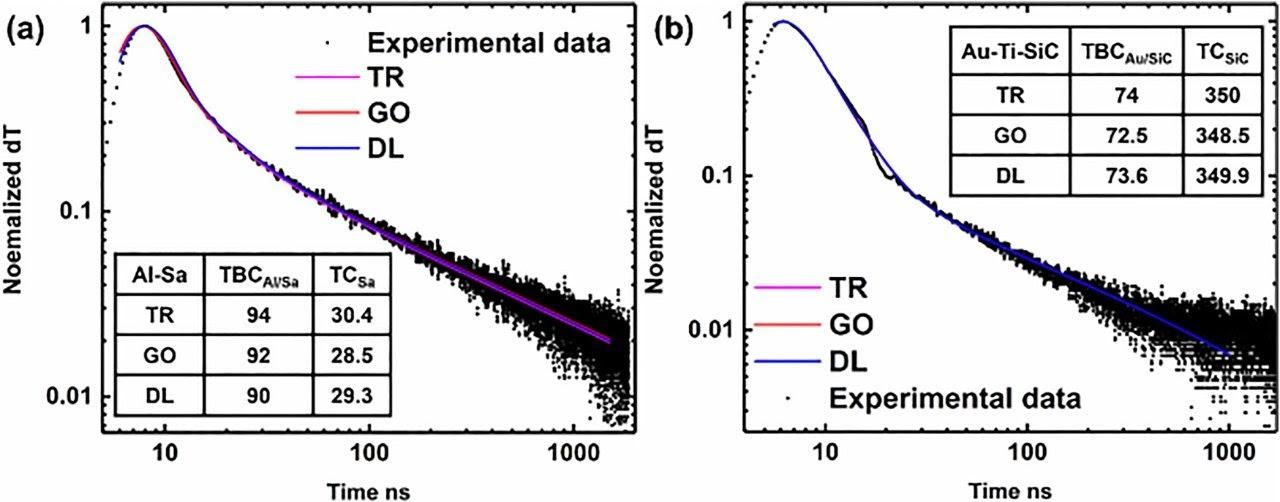
#> input picture 검증/검증 스크립트/mao/mao_fig6.jpg, 1280 x 502 px
$ python dig.py
#> lines starting #> are read from the running program, lines starting #| are printed output that depends on the picture; after the words box and inside, x2 and y2 are one past the last pixel; in counts of white or black regions, pixels touching at a corner belong together
from PIL import Image;import numpy as np, colorsys
im=np.array(Image.open('mao_fig6.jpg').convert('RGB')).astype(float)
mx=im.max(2);mn=im.min(2);sat=(mx-mn)
#> after `sat = mx - mn`:
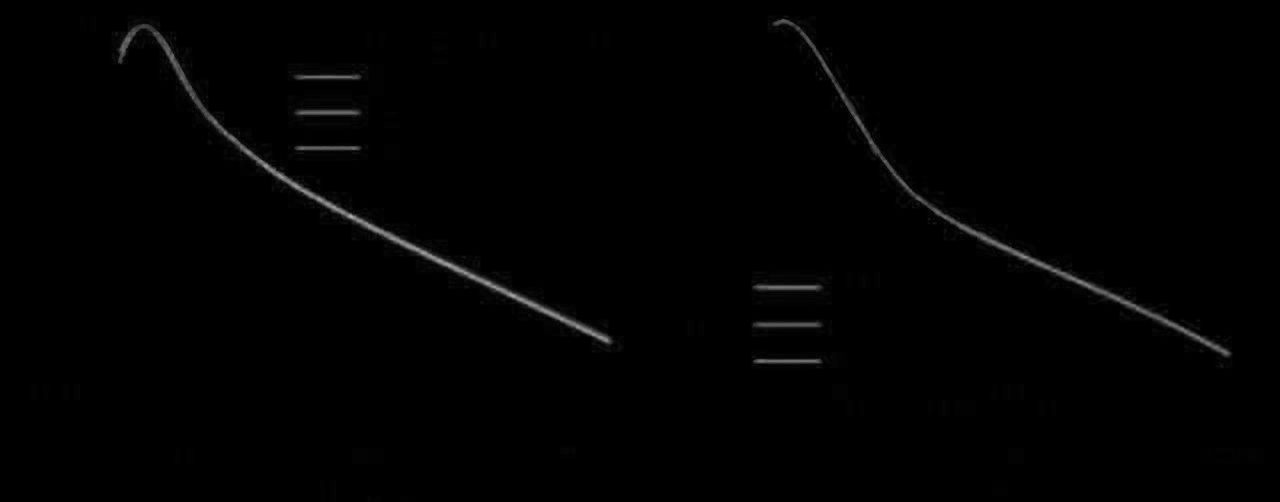
#> sat: shape (502, 1280) float64; min 0, max 177, mean 1.6
col=(sat>90)            # coloured curve pixels
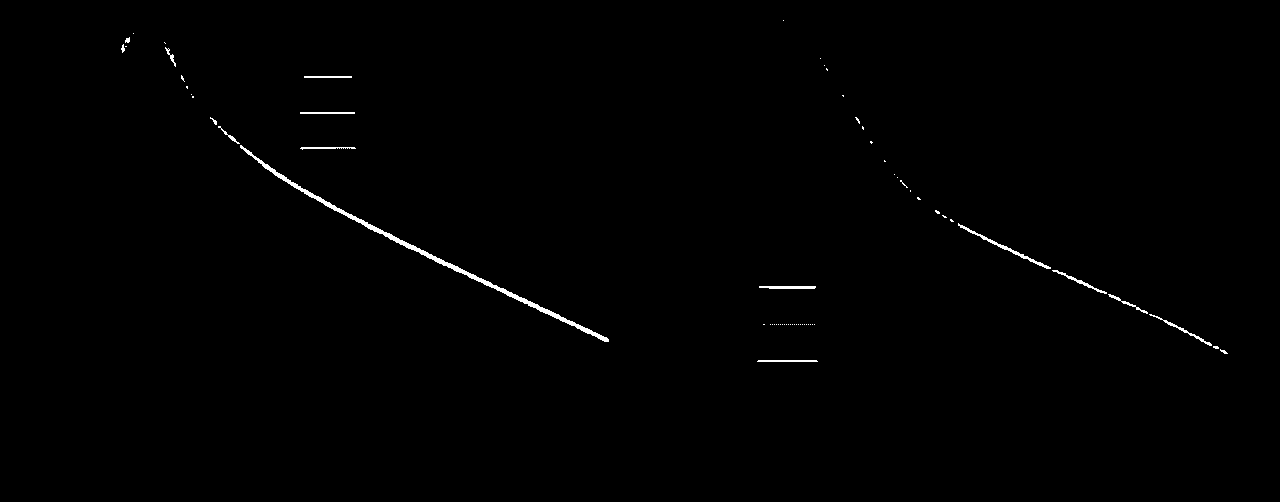
#> col: shape (502, 1280) bool; 0.53% white; 65 white regions (50 under 20 px), largest, box (x1, y1, x2, y2) and area: (240, 145, 609, 342) 1758, (958, 223, 1051, 269) 301, (1149, 314, 1212, 346) 161
blk=(mx<90)
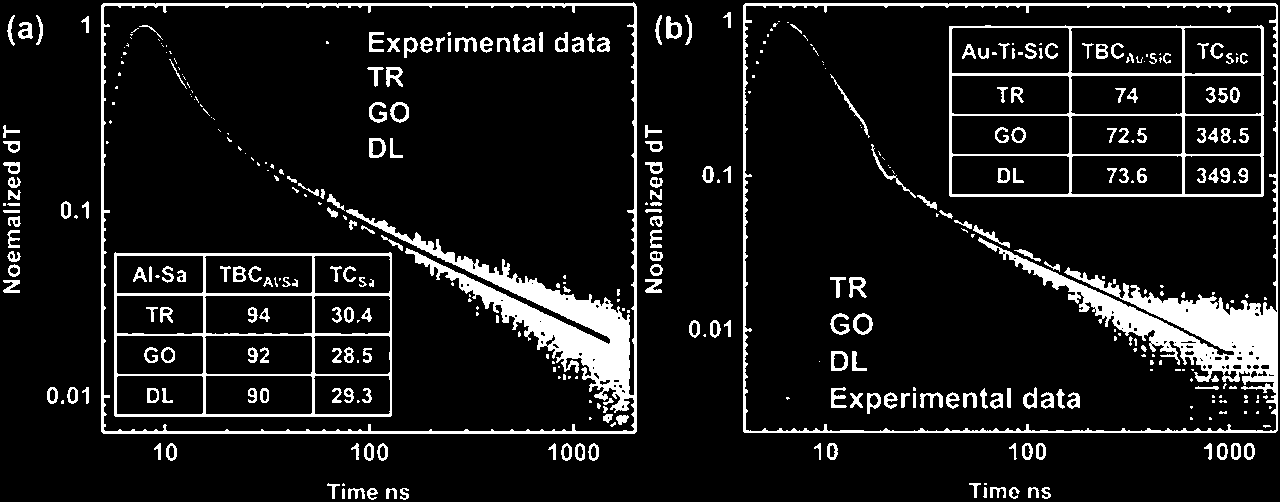
#> blk: shape (502, 1280) bool; 10.4% white; 405 white regions (178 under 20 px), largest, box (x1, y1, x2, y2) and area: (101, 2, 637, 434) 17211, (743, 3, 1278, 433) 17114, (949, 25, 1264, 197) 5719
cal={'a':dict(x=(164,204.5,10),y=(25.5,185.5),xr=(106,632),mask=[(104,250,392,420),(288,15,632,172)]),
     'b':dict(x=(825,201.75,10),y=(21,154.25),xr=(748,1274),mask=[(946,15,1276,200),(746,255,1000,420)])}
out={}
for k,c in cal.items():
    M=np.ones(im.shape[:2],bool)
    for x0,y0,x1,y1 in c['mask']: M[y0:y1,x0:x1]=False
    M[:8]=False;M[424:]=False
    tx=lambda x:c['x'][2]*10**((x-c['x'][0])/c['x'][1]); ty=lambda y:10**(-(y-c['y'][0])/c['y'][1])
    fit=[];dat=[]
    for x in range(c['xr'][0]+3,c['xr'][1]-2):
        yc=np.where(col[:,x]&M[:,x])[0]
        yb=np.where(blk[:,x]&M[:,x])[0]
        if len(yc)>=2: fit.append((tx(x),ty(np.median(yc))))
        if len(yb)>=1: dat.append((tx(x),ty(np.median(yb)),ty(yb.max()),ty(yb.min())))
    out[k]=(np.array(fit),np.array(dat))
    print(k,len(fit),len(dat)); print(np.round(out[k][0][::40],4)); print(np.round(out[k][1][::40],4))
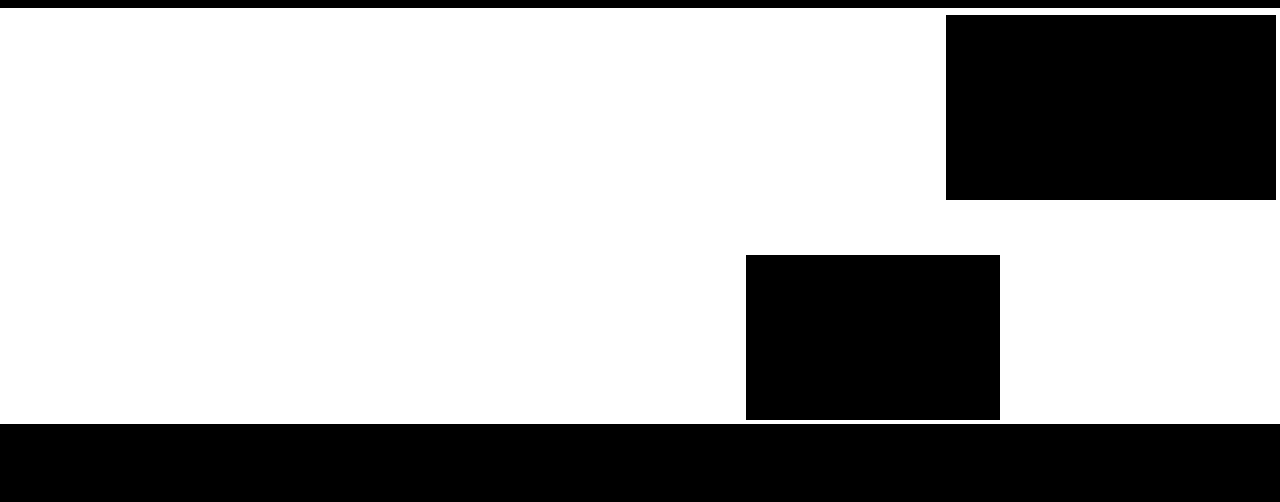
#> M: shape (502, 1280) bool; 66.8% white; 4 black regions, box (x1, y1, x2, y2) and area: (0, 424, 1280, 502) 99840, (946, 15, 1276, 200) 61050, (746, 255, 1000, 420) 41910, (0, 0, 1280, 8) 10240
#> after the loop, out = 2 items
np.savez('dig.npz',fa=out['a'][0],da=out['a'][1],fb=out['b'][0],db=out['b'][1])
